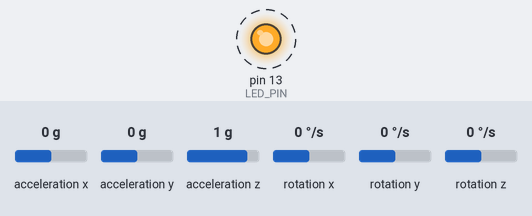
This program was run on a simulated Arduino Uno, built with avr-gcc and run on an emulated ATmega328P. Parts: output pins drawn as LEDs (lit = HIGH). Dashed ring = blinking. The inputs (shaded band) are chosen by the test bench; at power-on: acceleration x 0 g, acceleration y 0 g, acceleration z 1 g, rotation x 0 °/s, rotation y 0 °/s, rotation z 0 °/s. What the program prints to the serial monitor is not drawn.

Above: at 0.3 s.
Timing chart, 0 to 3.0 s (numbered marks = the images above):
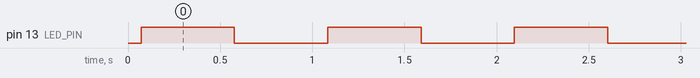

Measured:
- by itself, pin 13 (LED_PIN): alternates HIGH for 0.51 s and LOW for 0.51 s

The program:

main.cpp
```cpp
#include <Wire.h>
#include <Arduino.h>
#include "I2Cdev.h"
#include "MPU6050.h"

MPU6050 accelgyro;

int16_t ax, ay, az;
int16_t gx, gy, gz;

#define LED_PIN 13
bool blinkState = false;
void mpu6050Setup();
// all 6 aixs acceleration's print
void printAllAcceleration(int16_t *ax, int16_t *ay, int16_t *az,
                          int16_t *gx, int16_t *gy, int16_t *gz);
// a's acceleration's print
void printAsAcceleration(int16_t *ax, int16_t *ay, int16_t *az);
//g's acceleration's print
void printGsAcceleration(int16_t *gx, int16_t *gy, int16_t *gz);

void setup()
{
    Serial.begin(9600);
    mpu6050Setup();
}

void loop()
{
    accelgyro.getMotion6(&ax, &ay, &az, &gx, &gy, &gz);
    printAllAcceleration(&ax, &ay, &az, &gx, &gy, &gz);

    // blink LED to indicate activity
    blinkState = !blinkState;
    digitalWrite(LED_PIN, blinkState);

    delay(500);
}

void mpu6050Setup()
{
    // join I2C bus (I2Cdev library doesn't do this automatically)
    Wire.begin();

    // initialize device
    Serial.println("Initializing I2C devices...");
    accelgyro.initialize();

    // verify connection
    Serial.println("Testing device connections...");
    Serial.println(accelgyro.testConnection() ? "MPU6050 connection successful" : "MPU6050 connection failed");

    // configure Arduino LED for
    pinMode(LED_PIN, OUTPUT);
}

// all 6 aixs acceleration's print
void printAllAcceleration(int16_t *ax, int16_t *ay, int16_t *az,
                          int16_t *gx, int16_t *gy, int16_t *gz)
{
    // display tab-separated accel/gyro x/y/z values
    Serial.print("a:\t");
    Serial.print(*ax / 16330.0 + 0.025);
    Serial.print("\t"); //
    Serial.print(*ay / 16330.0 + 0.015);
    Serial.print("\t"); //
    Serial.println(*az / 17170.0 - 0.98);
    Serial.print("g:\t");
    Serial.print(*gx / 266.0 - 0.90);
    Serial.print("\t");
    Serial.print(*gy / 800.0 - 0.93);
    Serial.print("\t");
    Serial.println(*gz / 210.0 - 0.91);
}

// a's acceleration's print
void printAsAcceleration(int16_t *ax, int16_t *ay, int16_t *az)
{
    // display tab-separated accel x/y/z values
    Serial.print("a:\t");
    Serial.print(*ax / 16330.0 + 0.025);
    Serial.print("\t"); //
    Serial.print(*ay / 16330.0 + 0.015);
    Serial.print("\t"); //
    Serial.println(*az / 17170.0 - 0.98);
}

//g's acceleration's print
void printGsAcceleration(int16_t *gx, int16_t *gy, int16_t *gz)
{
    // display tab-separated accel/gyro x/y/z values
    Serial.print("g:\t");
    Serial.print(*gx / 266.0 - 0.90);
    Serial.print("\t");
    Serial.print(*gy / 800.0 - 0.93);
    Serial.print("\t");
    Serial.println(*gz / 210.0 - 0.91);
}
```
